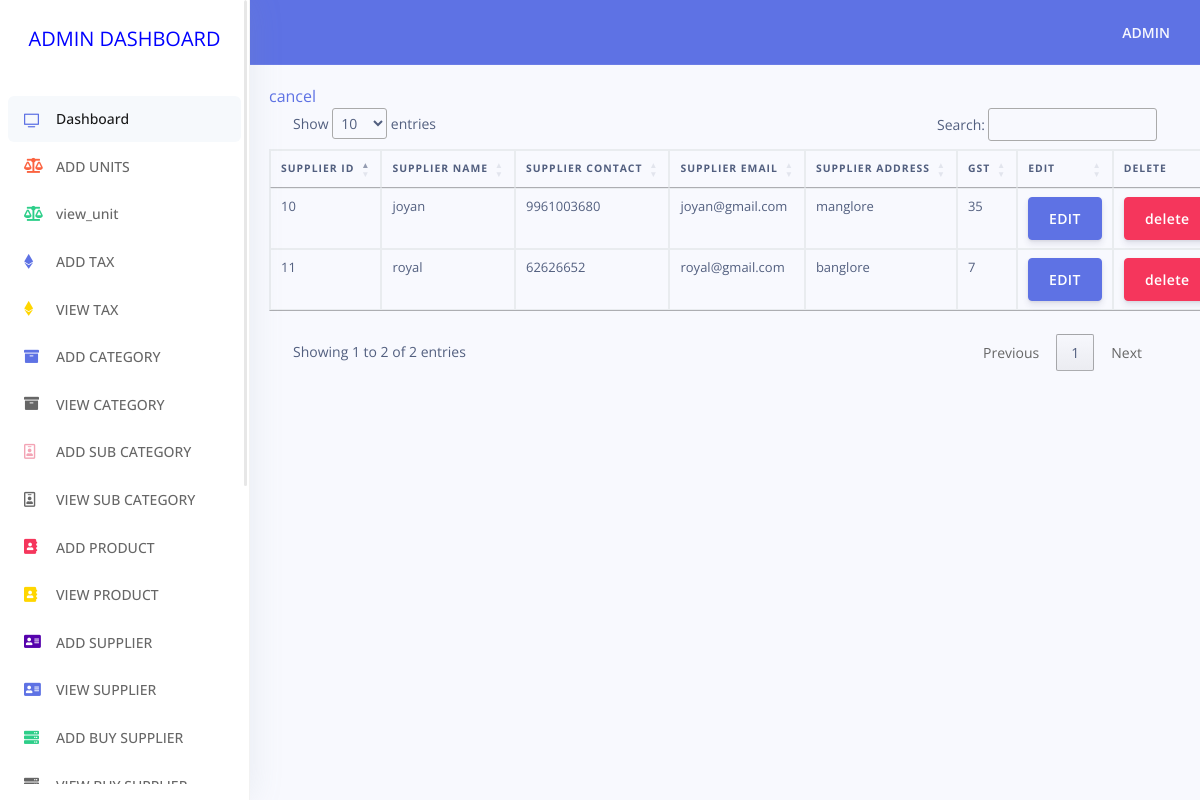
Page /admin/view_supplier.php on the committed database.
### tables this page shows
CREATE TABLE `supplier_tbl` (
  `supplier_id` int(10) NOT NULL,
  `supplier_name` varchar(15) NOT NULL,
  `supplier_contact` varchar(13) NOT NULL,
  `supplier_email` varchar(20) NOT NULL,
  `supplier_address` varchar(40) NOT NULL,
  `gst` varchar(10) NOT NULL,
  `status` varchar(5) NOT NULL DEFAULT '0',
  `created_date` datetime NOT NULL DEFAULT CURRENT_TIMESTAMP,
  `inserted_by_id` varchar(10) NOT NULL DEFAULT 'pending',
  `updated_by_id` varchar(10) NOT NULL DEFAULT 'pending',
  `deleted_by_id` varchar(10) NOT NULL DEFAULT 'pending',
  `deleted` varchar(10) NOT NULL DEFAULT '0'
);

### admin/view_supplier.php (the view, shortened to what this page needs)
<!DOCTYPE html>
<html>
<head>
	<link rel="stylesheet" href="https://cdn.jsdelivr.net/npm/bootstrap@4.5.3/dist/css/bootstrap.min.css">
	<?php
		include('includes/stylesheet.php');
	?>
</head>
<body>
	<?php
		include('includes/sidenav.php');
?>
<div class="main-content" id="panel">
<?php
	include('includes/topnav.php');
?>
<?php
	include("dbconnect.php");
	$query = "select * from supplier_tbl where deleted='0' and status='0' ";
	$query_result = $link->query($query);
?>
<div style="padding: 2%;">
 	<table class="table table-bordered" style="width: 100%;" id="datatable">
 		<thead><tr><th>SUPPLIER ID</th>
 						<th>SUPPLIER NAME</th>
 						 <th>SUPPLIER CONTACT</th>
 			 			<th>SUPPLIER EMAIL</th>
 						<th>SUPPLIER ADDRESS</th>
 						<th>GST</th>
 						<th>EDIT</th>
 						<th>DELETE</th>
 					</tr>
 			</thead>
<?php
				while($rows = mysqli_fetch_array($query_result))
 	 			{
 	 				$supplier_id = $rows['supplier_id'];
 	 				$supplier_name = $rows['supplier_name'];
 	 				$supplier_contact = $rows['supplier_contact'];
 	 				$supplier_email=$rows['supplier_email'];
 	 				$supplier_address=$rows['supplier_address'];
 	 				$gst=$rows['gst'];
?>
		<tr><td> <?php echo " $supplier_id"; ?></td>
				<td> <?php echo "$supplier_name "; ?></td>
				<td> <?php echo "$supplier_contact "; ?></td>
				<td> <?php echo "$supplier_email "; ?></td>
				<td> <?php echo " $supplier_address"; ?></td>
				<td> <?php echo " $gst"; ?></td>
 				<td><a  href="edit_supplier.php?supplier_id=<?php echo $supplier_id; ?> " class="btn btn-primary">EDIT</a> </td>
 				<td> <a href="delete_supplier.php?supplier_id=<?php echo $supplier_id;?>" class = "btn btn-danger">delete</a>
			</tr>
	</div>
<?php
}
?>
<a href="index.php">cancel</a>
</body>

### rows in the picture
supplier_tbl: supplier_id "10", supplier_name "joyan", supplier_contact "9961003680", supplier_email "joyan@gmail.com", supplier_address "manglore", gst "35"
supplier_tbl: supplier_id "11", supplier_name "royal", supplier_contact "62626652", supplier_email "royal@gmail.com", supplier_address "banglore", gst "7"
